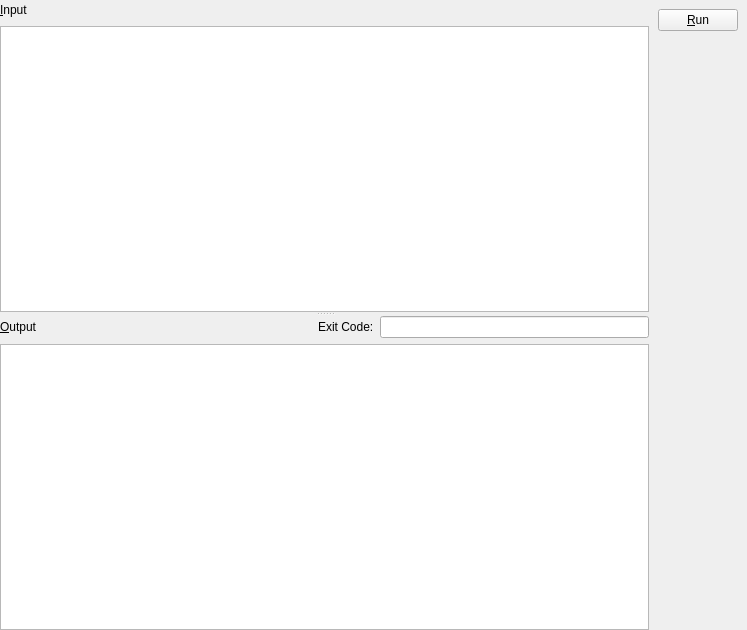
<?xml version="1.0" encoding="UTF-8"?>
<ui version="4.0">
 <class>w_root</class>
 <widget class="QWidget" name="w_root">
  <property name="geometry">
   <rect>
    <x>0</x>
    <y>0</y>
    <width>747</width>
    <height>630</height>
   </rect>
  </property>
  <property name="windowTitle">
   <string>pyexec</string>
  </property>
  <layout class="QGridLayout" name="gridLayout_5">
   <property name="margin">
    <number>0</number>
   </property>
   <property name="spacing">
    <number>0</number>
   </property>
   <item row="0" column="0">
    <widget class="QWidget" name="w_input_output" native="true">
     <layout class="QGridLayout" name="gridLayout_4">
      <property name="margin">
       <number>0</number>
      </property>
      <property name="spacing">
       <number>0</number>
      </property>
      <item row="0" column="0">
       <widget class="QSplitter" name="splitter">
        <property name="orientation">
         <enum>Qt::Vertical</enum>
        </property>
        <widget class="QWidget" name="w_input" native="true">
         <layout class="QGridLayout" name="gridLayout">
          <item row="0" column="0">
           <widget class="QLabel" name="l_input">
            <property name="minimumSize">
             <size>
              <width>0</width>
              <height>20</height>
             </size>
            </property>
            <property name="text">
             <string>&amp;Input</string>
            </property>
            <property name="buddy">
             <cstring>txt_input</cstring>
            </property>
           </widget>
          </item>
          <item row="1" column="0">
           <widget class="QPlainTextEdit" name="txt_input">
            <property name="font">
             <font>
              <family>Ubuntu Mono</family>
             </font>
            </property>
            <property name="tabStopWidth">
             <number>40</number>
            </property>
           </widget>
          </item>
         </layout>
        </widget>
        <widget class="QWidget" name="w_output" native="true">
         <layout class="QGridLayout" name="gridLayout_2">
          <item row="0" column="0">
           <widget class="QLabel" name="l_output">
            <property name="text">
             <string>&amp;Output</string>
            </property>
            <property name="buddy">
             <cstring>txt_output</cstring>
            </property>
           </widget>
          </item>
          <item row="0" column="1">
           <spacer name="horizontalSpacer">
            <property name="orientation">
             <enum>Qt::Horizontal</enum>
            </property>
            <property name="sizeHint" stdset="0">
             <size>
              <width>243</width>
              <height>20</height>
             </size>
            </property>
           </spacer>
          </item>
          <item row="0" column="2">
           <widget class="QLabel" name="l_exit_code">
            <property name="text">
             <string>Exit Code:</string>
            </property>
           </widget>
          </item>
          <item row="0" column="3">
           <widget class="QLineEdit" name="txt_exit_code">
            <property name="readOnly">
             <bool>true</bool>
            </property>
           </widget>
          </item>
          <item row="1" column="0" colspan="4">
           <widget class="QTextEdit" name="txt_output">
            <property name="font">
             <font>
              <family>Ubuntu Mono</family>
             </font>
            </property>
            <property name="readOnly">
             <bool>true</bool>
            </property>
            <property name="tabStopWidth">
             <number>40</number>
            </property>
           </widget>
          </item>
         </layout>
        </widget>
       </widget>
      </item>
     </layout>
    </widget>
   </item>
   <item row="0" column="1">
    <widget class="QWidget" name="w_controls" native="true">
     <property name="sizePolicy">
      <sizepolicy hsizetype="Maximum" vsizetype="Preferred">
       <horstretch>0</horstretch>
       <verstretch>0</verstretch>
      </sizepolicy>
     </property>
     <layout class="QGridLayout" name="gridLayout_3">
      <item row="0" column="0">
       <widget class="QPushButton" name="btn_run">
        <property name="text">
         <string>&amp;Run</string>
        </property>
       </widget>
      </item>
      <item row="1" column="0">
       <spacer name="verticalSpacer">
        <property name="orientation">
         <enum>Qt::Vertical</enum>
        </property>
        <property name="sizeHint" stdset="0">
         <size>
          <width>20</width>
          <height>576</height>
         </size>
        </property>
       </spacer>
      </item>
     </layout>
    </widget>
   </item>
  </layout>
 </widget>
 <tabstops>
  <tabstop>txt_input</tabstop>
  <tabstop>btn_run</tabstop>
  <tabstop>txt_output</tabstop>
  <tabstop>txt_exit_code</tabstop>
 </tabstops>
 <resources/>
 <connections/>
</ui>
